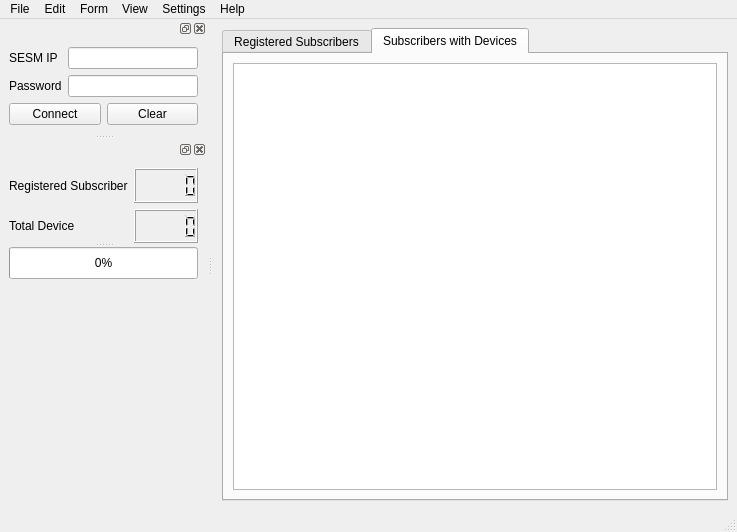
<?xml version="1.0" encoding="UTF-8"?>
<ui version="4.0">
 <class>MainWindow</class>
 <widget class="QMainWindow" name="MainWindow">
  <property name="geometry">
   <rect>
    <x>0</x>
    <y>0</y>
    <width>737</width>
    <height>532</height>
   </rect>
  </property>
  <property name="windowTitle">
   <string>MainWindow</string>
  </property>
  <widget class="QWidget" name="centralwidget">
   <layout class="QVBoxLayout" name="verticalLayout_7">
    <item>
     <widget class="QTabWidget" name="tabWidget">
      <property name="currentIndex">
       <number>1</number>
      </property>
      <widget class="QWidget" name="tab">
       <attribute name="title">
        <string>Registered Subscribers</string>
       </attribute>
       <layout class="QVBoxLayout" name="verticalLayout_8">
        <item>
         <widget class="QPlainTextEdit" name="registeredTextEdit"/>
        </item>
       </layout>
      </widget>
      <widget class="QWidget" name="tab_2">
       <attribute name="title">
        <string>Subscribers with Devices</string>
       </attribute>
       <layout class="QVBoxLayout" name="verticalLayout_9">
        <item>
         <widget class="QPlainTextEdit" name="deviceTextEdit"/>
        </item>
       </layout>
      </widget>
     </widget>
    </item>
   </layout>
  </widget>
  <widget class="QMenuBar" name="menubar">
   <property name="geometry">
    <rect>
     <x>0</x>
     <y>0</y>
     <width>737</width>
     <height>21</height>
    </rect>
   </property>
   <widget class="QMenu" name="menuFile">
    <property name="title">
     <string>File</string>
    </property>
    <addaction name="separator"/>
    <addaction name="actionNew"/>
    <addaction name="separator"/>
    <addaction name="actionSave"/>
    <addaction name="actionExit"/>
   </widget>
   <widget class="QMenu" name="menuEdit">
    <property name="title">
     <string>Edit</string>
    </property>
    <addaction name="actionUndo"/>
   </widget>
   <widget class="QMenu" name="menuForm">
    <property name="title">
     <string>Form</string>
    </property>
   </widget>
   <widget class="QMenu" name="menuView">
    <property name="title">
     <string>View</string>
    </property>
   </widget>
   <widget class="QMenu" name="menuSettings">
    <property name="title">
     <string>Settings</string>
    </property>
   </widget>
   <widget class="QMenu" name="menuHelp">
    <property name="title">
     <string>Help</string>
    </property>
   </widget>
   <addaction name="menuFile"/>
   <addaction name="menuEdit"/>
   <addaction name="menuForm"/>
   <addaction name="menuView"/>
   <addaction name="menuSettings"/>
   <addaction name="menuHelp"/>
  </widget>
  <widget class="QStatusBar" name="statusbar"/>
  <widget class="QDockWidget" name="dockWidget_2">
   <property name="sizePolicy">
    <sizepolicy hsizetype="Fixed" vsizetype="Fixed">
     <horstretch>0</horstretch>
     <verstretch>0</verstretch>
    </sizepolicy>
   </property>
   <attribute name="dockWidgetArea">
    <number>1</number>
   </attribute>
   <widget class="QWidget" name="dockWidgetContents_2">
    <layout class="QVBoxLayout" name="verticalLayout_3">
     <item>
      <layout class="QHBoxLayout" name="horizontalLayout_2">
       <item>
        <layout class="QVBoxLayout" name="verticalLayout_2">
         <item>
          <widget class="QLabel" name="label">
           <property name="text">
            <string>SESM IP</string>
           </property>
          </widget>
         </item>
         <item>
          <widget class="QLabel" name="label_2">
           <property name="text">
            <string>Password</string>
           </property>
          </widget>
         </item>
        </layout>
       </item>
       <item>
        <layout class="QVBoxLayout" name="verticalLayout">
         <item>
          <widget class="QLineEdit" name="ipEdit"/>
         </item>
         <item>
          <widget class="QLineEdit" name="passwordEdit">
           <property name="echoMode">
            <enum>QLineEdit::Password</enum>
           </property>
          </widget>
         </item>
        </layout>
       </item>
      </layout>
     </item>
     <item>
      <layout class="QHBoxLayout" name="horizontalLayout_4">
       <item>
        <widget class="QPushButton" name="connectButton">
         <property name="text">
          <string>Connect</string>
         </property>
        </widget>
       </item>
       <item>
        <widget class="QPushButton" name="clearButton">
         <property name="text">
          <string>Clear</string>
         </property>
        </widget>
       </item>
      </layout>
     </item>
    </layout>
   </widget>
  </widget>
  <widget class="QDockWidget" name="dockWidget">
   <property name="sizePolicy">
    <sizepolicy hsizetype="Preferred" vsizetype="Preferred">
     <horstretch>0</horstretch>
     <verstretch>0</verstretch>
    </sizepolicy>
   </property>
   <attribute name="dockWidgetArea">
    <number>1</number>
   </attribute>
   <widget class="QWidget" name="dockWidgetContents">
    <layout class="QVBoxLayout" name="verticalLayout_6">
     <item>
      <widget class="QSplitter" name="splitter">
       <property name="orientation">
        <enum>Qt::Vertical</enum>
       </property>
       <widget class="QWidget" name="layoutWidget">
        <layout class="QHBoxLayout" name="horizontalLayout">
         <item>
          <layout class="QVBoxLayout" name="verticalLayout_4">
           <item>
            <widget class="QLabel" name="label_3">
             <property name="text">
              <string>Registered Subscriber</string>
             </property>
            </widget>
           </item>
           <item>
            <widget class="QLabel" name="label_4">
             <property name="text">
              <string>Total Device</string>
             </property>
            </widget>
           </item>
          </layout>
         </item>
         <item>
          <layout class="QVBoxLayout" name="verticalLayout_5">
           <item>
            <widget class="QLCDNumber" name="registeredLcd"/>
           </item>
           <item>
            <widget class="QLCDNumber" name="deviceLcd"/>
           </item>
          </layout>
         </item>
        </layout>
       </widget>
       <widget class="QProgressBar" name="progressBar">
        <property name="value">
         <number>0</number>
        </property>
       </widget>
      </widget>
     </item>
     <item>
      <spacer name="verticalSpacer">
       <property name="orientation">
        <enum>Qt::Vertical</enum>
       </property>
       <property name="sizeHint" stdset="0">
        <size>
         <width>20</width>
         <height>40</height>
        </size>
       </property>
      </spacer>
     </item>
     <item>
      <spacer name="verticalSpacer_2">
       <property name="orientation">
        <enum>Qt::Vertical</enum>
       </property>
       <property name="sizeHint" stdset="0">
        <size>
         <width>20</width>
         <height>40</height>
        </size>
       </property>
      </spacer>
     </item>
    </layout>
   </widget>
  </widget>
  <action name="actionNew">
   <property name="text">
    <string>New</string>
   </property>
  </action>
  <action name="actionSave">
   <property name="text">
    <string>Save</string>
   </property>
  </action>
  <action name="actionExit">
   <property name="text">
    <string>Exit</string>
   </property>
  </action>
  <action name="actionUndo">
   <property name="text">
    <string>Undo</string>
   </property>
  </action>
 </widget>
 <resources/>
 <connections>
  <connection>
   <sender>clearButton</sender>
   <signal>clicked()</signal>
   <receiver>registeredTextEdit</receiver>
   <slot>clear()</slot>
   <hints>
    <hint type="sourcelabel">
     <x>166</x>
     <y>129</y>
    </hint>
    <hint type="destinationlabel">
     <x>351</x>
     <y>128</y>
    </hint>
   </hints>
  </connection>
  <connection>
   <sender>clearButton</sender>
   <signal>clicked()</signal>
   <receiver>deviceTextEdit</receiver>
   <slot>clear()</slot>
   <hints>
    <hint type="sourcelabel">
     <x>173</x>
     <y>125</y>
    </hint>
    <hint type="destinationlabel">
     <x>437</x>
     <y>129</y>
    </hint>
   </hints>
  </connection>
 </connections>
</ui>
